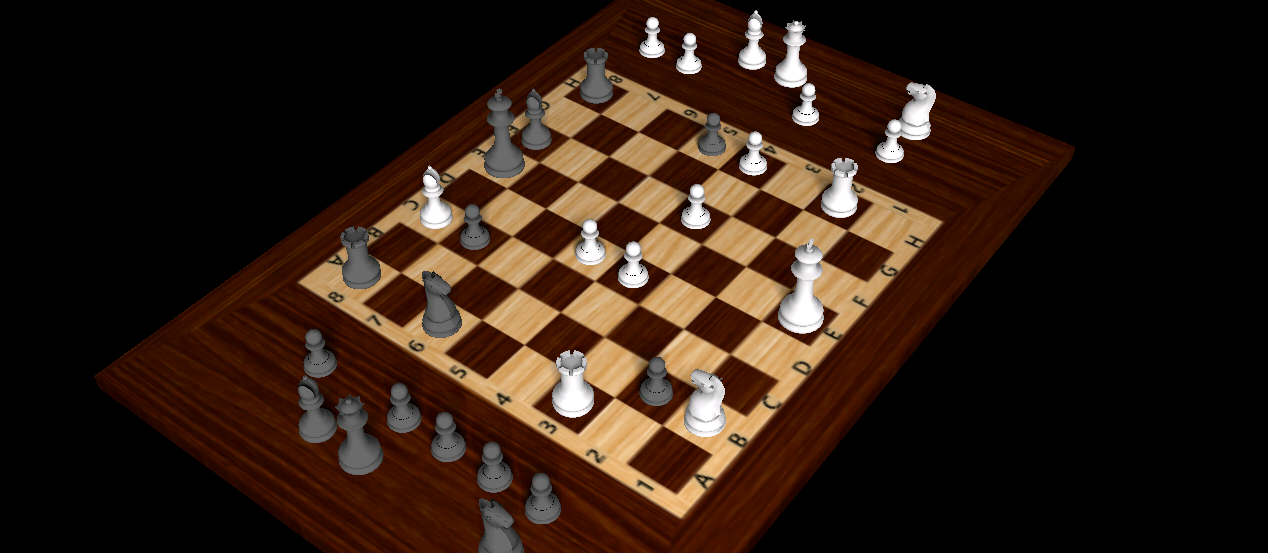
%> input picture test1.png, 1268 x 553 px
$ octave --eval "result = local_thres(imread('test1.png'));"   (GNU Octave 9; MATLAB toolbox functions it lacks are replaced by stand-ins)
%> lines starting %> are read from the running program, lines starting %| are printed output that depends on the picture; in (x1, y1, x2, y2) boxes, pixels count from 0 and x2, y2 are one past the last pixel; in counts of white or black regions, pixels touching at a corner belong together; the program's own positions count from 1
function Z = local_thres(A)
x=size(A,1)/100
%> x = 5.53
y=size(A,2)/100
%> y = 12.68
x=int16(x);
%> x = 6
y=int16(y);
%> y = 13
A=imresize(A,[x*100 y*100]);
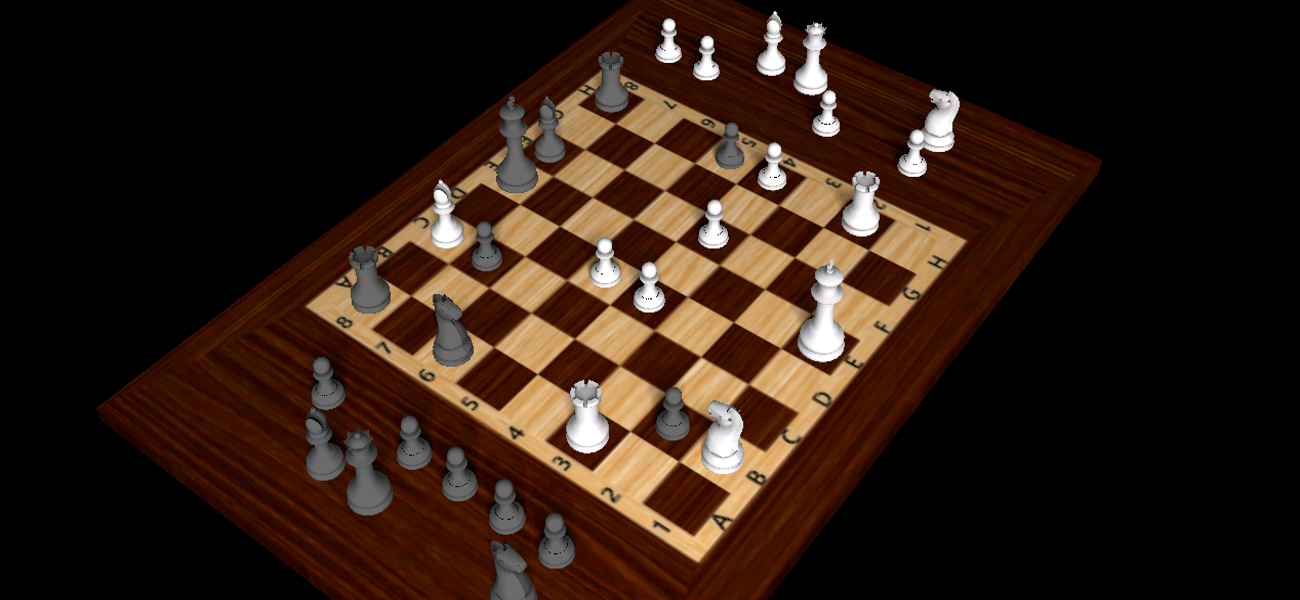
%> A: size 600x1300x3 uint8; mean R, G, B 47.2, 30.2, 19.9
Z=zeros(size(im2bw(A,0.5)));
%> Z: size 600x1300 double; every value is 0
Z(:,:)=255;
%> Z: size 600x1300 double; every value is 255
Z=double(Z);
for i=0:24
    for j=0:24
        samp=A(i*x*4+1:(i+1)*x*4,j*y*4+1:(j+1)*y*4,:);
        thresh=graythresh(samp);
        sampl1=im2bw(samp,thresh);
            Z(i*x*4+1:(i+1)*x*4,j*y*4+1:(j+1)*y*4)=sampl1;
    end
end
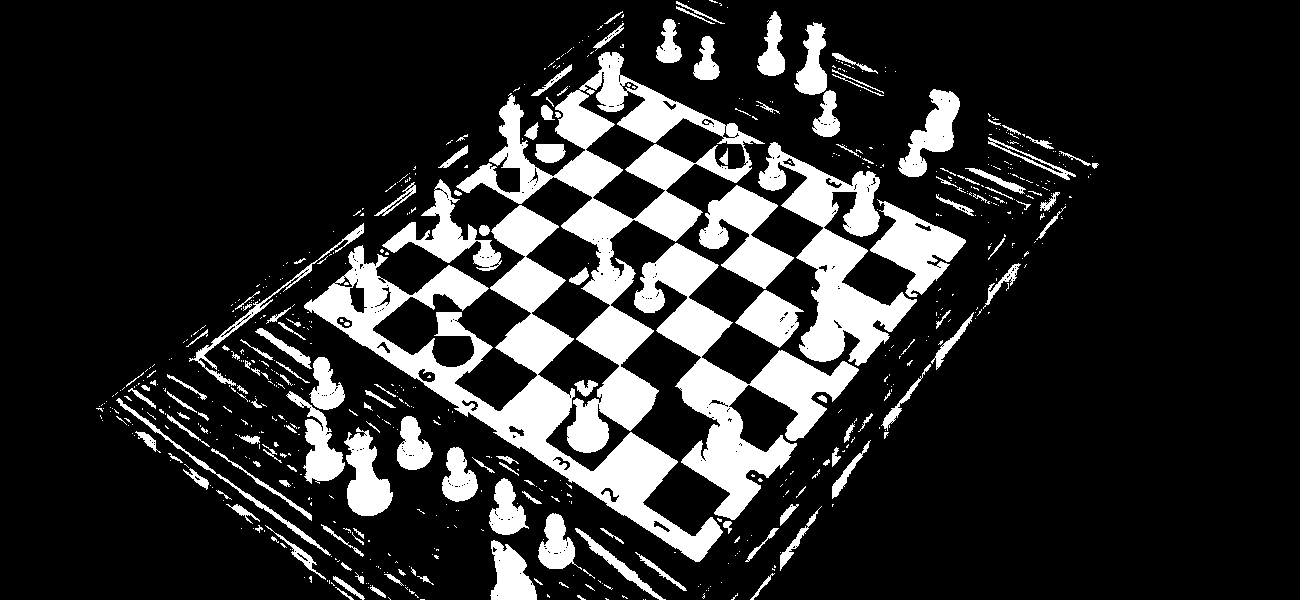
%> Z: size 600x1300 double; values 0 (black) and 1 (white), 17.2% white; 681 white regions (521 under 20 px), largest, box (x1, y1, x2, y2) and area: (304, 205, 723, 562) 27553, (456, 52, 765, 453) 25466, (634, 243, 859, 520) 17293
% figure;imshow(Z);
end

$ run again, on test2.png
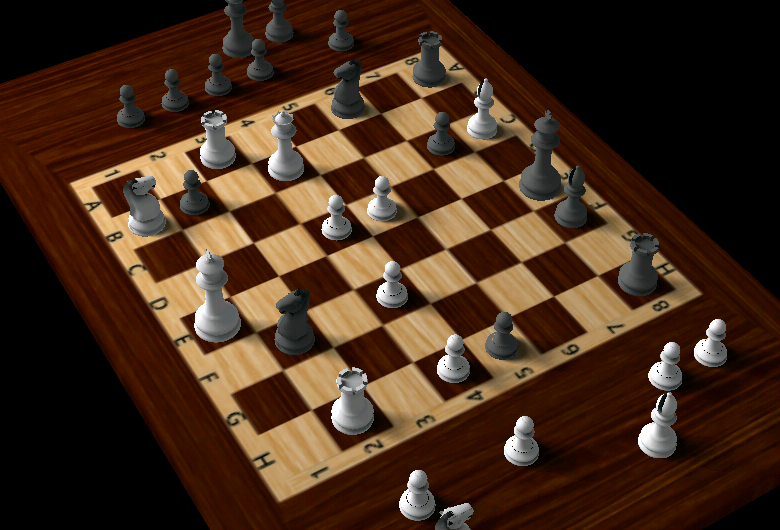
%> input picture test2.png, 780 x 530 px
%> in local_thres, `A=imresize(A,[x*100 y*100]);`:
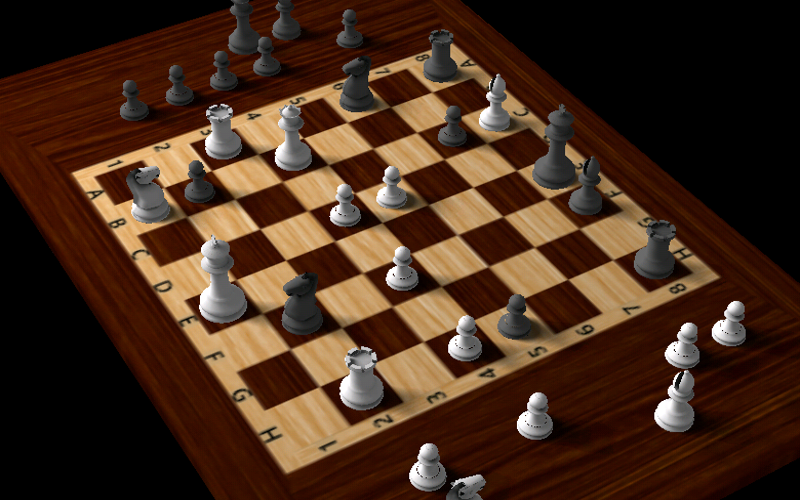
%> A: size 500x800x3 uint8; mean R, G, B 70.5, 44.5, 28.2
%> after the loop in local_thres, `for i=0:24`:
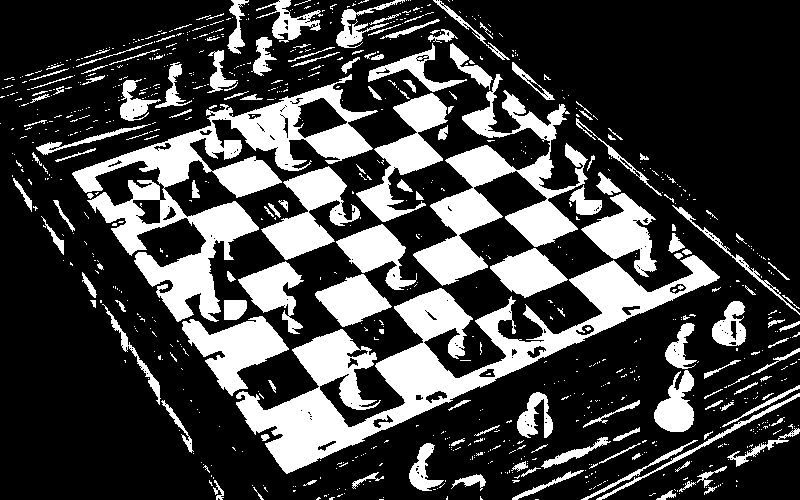
%> Z: size 500x800 double; values 0 (black) and 1 (white), 26.1% white; 879 white regions (724 under 20 px), largest, box (x1, y1, x2, y2) and area: (236, 255, 720, 474) 23624, (72, 74, 378, 322) 19154, (413, 74, 588, 286) 10892

$ run again, on 11.png
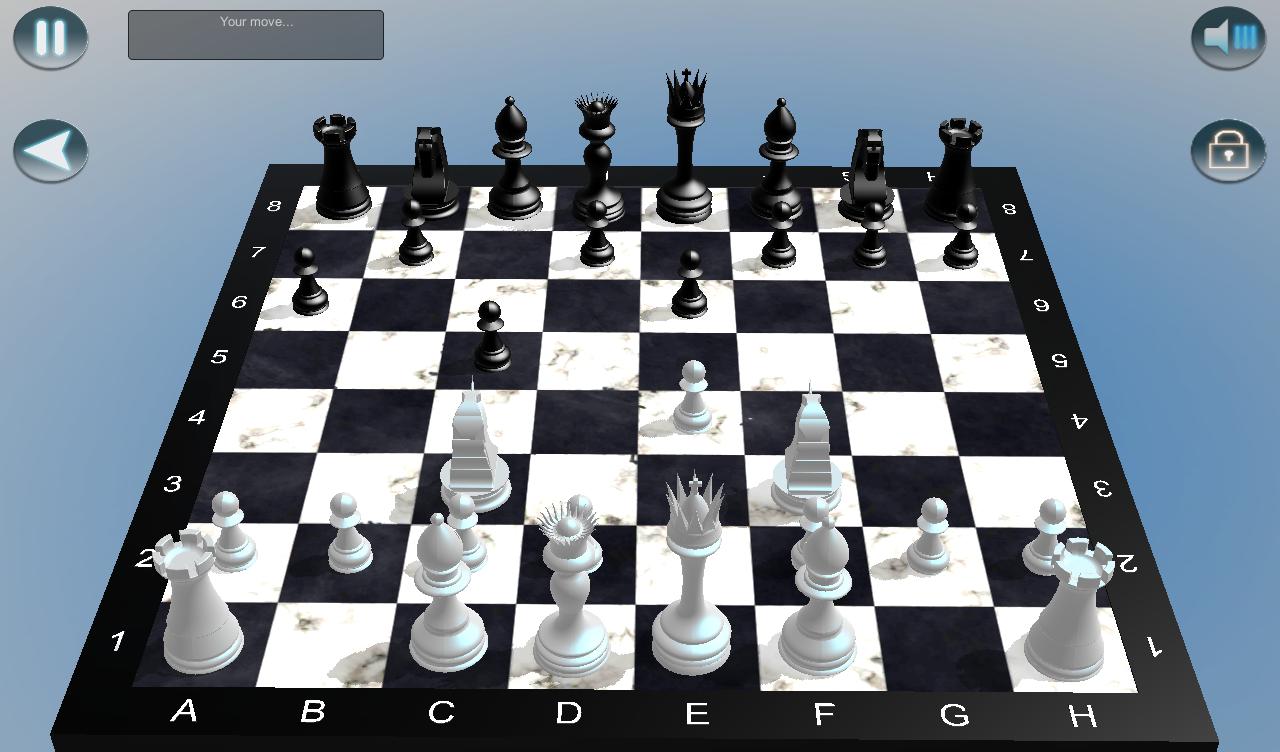
%> input picture 11.png, 1280 x 752 px
%> in local_thres, `A=imresize(A,[x*100 y*100]);`:
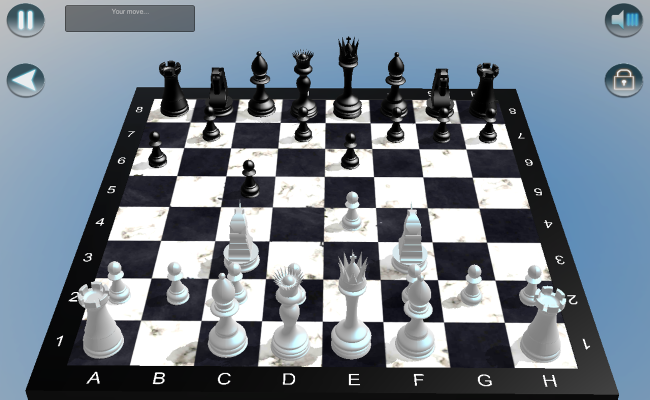
%> A: size 800x1300x3 uint8 (shown at 1/2 size); mean R, G, B 117.6, 128.7, 140
%> after the loop in local_thres, `for i=0:24`:
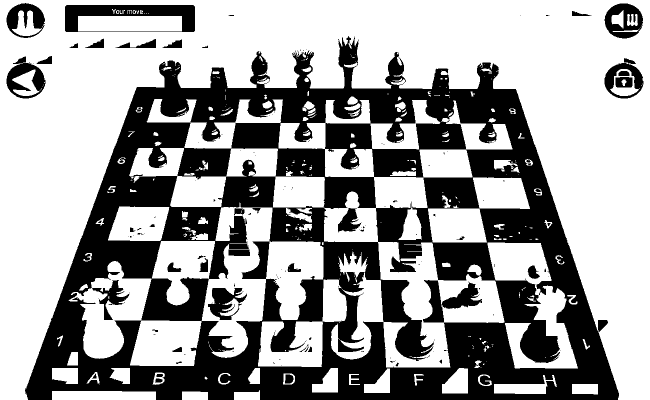
%> Z: size 800x1300 double (shown at 1/2 size); values 0 (black) and 1 (white), 62.1% white; 166 black regions (117 under 20 px), largest, box (x1, y1, x2, y2) and area: (50, 72, 1238, 800) 363544, (130, 10, 390, 64) 7340, (1209, 7, 1286, 77) 3203
